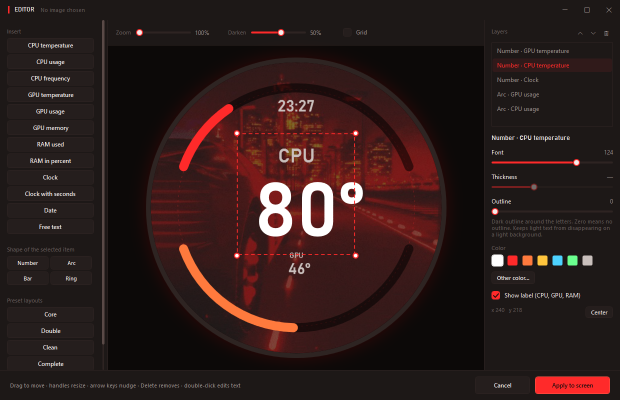
#> input picture prints/aioscreen-editor.png, 1240 x 800 px (shown at 1/2 size)
$ python -i previa-temas.py   (imports and definitions only)
#> lines starting #> are read from the running program, lines starting #| are printed output that depends on the picture
# Gera uma folha com TODOS os temas como eles vao sair no painel.
#
#     python tools/previa-temas.py
#
# Existe para nao precisar abrir o app e clicar tema por tema so para ver se um
# numero caiu em cima do cachorro. Reproduz o src/Media/Compositor.cs: mesma
# convencao de angulo, mesmo trilho preto atras do arco, mesmo contorno, mesmo
# deslocamento do texto por causa da unidade.
#
# Nao substitui o app — nao valida envio nem tamanho de tema. Serve para julgar
# COMPOSICAO, e para isso precisa ser fiel: sem o trilho e sem o contorno a
# folha mente a favor do layout.

import glob
import json
import os
import sys

from PIL import Image, ImageDraw, ImageFont

TEMAS = os.path.expandvars(r'%LOCALAPPDATA%\AIOScreen\personalizados')

LADO = 480
CENTRO = LADO / 2
RAIO_SEGURO = 196          # Compositor.RaioSeguro
LIMITE_QUENTE = 80         # Compositor.LimiteQuente
ALERTA = '#FFC53D'
ROTULO_COR = '#C9BFBC'

# Maquina em carga. Tudo zerado esconde erro de alinhamento, e um arco em 0%
# nao aparece — o que faria um layout ruim passar.
LEITURA = {'CpuTemp': 78, 'GpuTemp': 46, 'CpuUso': 31, 'GpuUso': 48, 'RamPercent': 85}
TEXTO = {'CpuTemp': '78°', 'GpuTemp': '46°', 'CpuUso': '31%', 'GpuUso': '48%',
         'RamPercent': '85%', 'Hora': '23:27', 'Data': '03/09'}
ROTULO = {'CpuTemp': 'CPU', 'GpuTemp': 'GPU', 'CpuUso': 'CPU', 'GpuUso': 'GPU',
          'RamPercent': 'RAM'}
UNIDADE = {'CpuTemp': '°', 'GpuTemp': '°', 'CpuUso': '%', 'GpuUso': '%', 'RamPercent': '%'}


# [7 lines left out: function fonte, not called in this run]


def quadro(caminho, fracao=0.35):
    """Um quadro representativo, enquadrado como o app enquadra."""
#> called with caminho = '../prints/aioscreen-editor.png', fracao = 0.35
    if not caminho or not os.path.exists(caminho):
        return None

    im = Image.open(caminho)
#> im is the input picture: PIL image 1240x800 RGBA; mean R, G, B, A 45.9, 27.8, 26.3, 255

    n = getattr(im, 'n_frames', 1)
#> n = 1
    if n > 1:
        im.seek(int(n * fracao))
    else:
        # Sequencia numerada: o irmao equivalente na pasta.
        pasta = os.path.dirname(caminho)
        ext = os.path.splitext(caminho)[1]
        irmaos = sorted(glob.glob(os.path.join(pasta, '*' + ext)))
        if len(irmaos) > 1:
            im = Image.open(irmaos[int(len(irmaos) * fracao)])

    im = im.convert('RGB')
#> im: PIL image 1240x800 RGB
    escala = max(LADO / im.width, LADO / im.height)
#> escala = 0.6
    im = im.resize((max(1, int(im.width * escala)), max(1, int(im.height * escala))),
                   Image.LANCZOS)
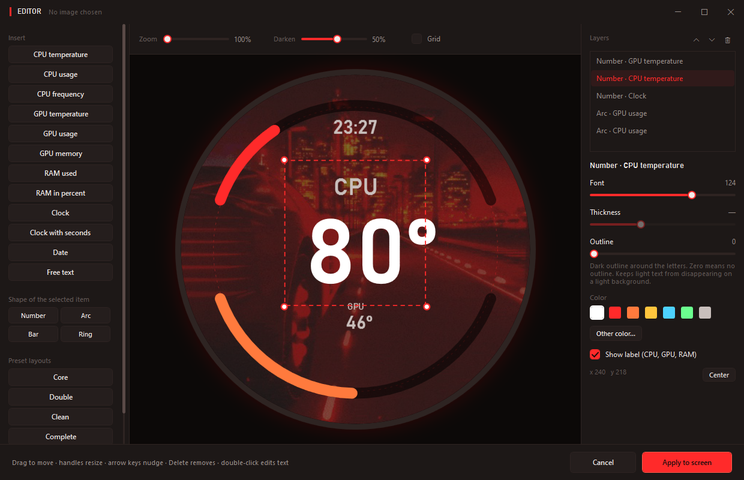
#> im: PIL image 744x480 RGB; mean R, G, B 45.9, 27.8, 26.3
    x = (im.width - LADO) // 2
#> x = 132
    y = (im.height - LADO) // 2
#> y = 0
    return im.crop((x, y, x + LADO, y + LADO))
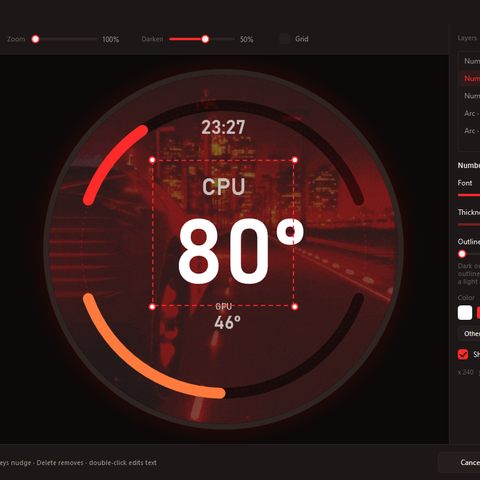
#> returned value: PIL image 480x480 RGB; mean R, G, B 48.9, 26.1, 24.6


# [152 lines left out: functions cor, traco, texto, desenhar, doPacote, main, not called in this run]


# [2 lines not run here, left out]

>>> result = quadro('../prints/aioscreen-editor.png')
